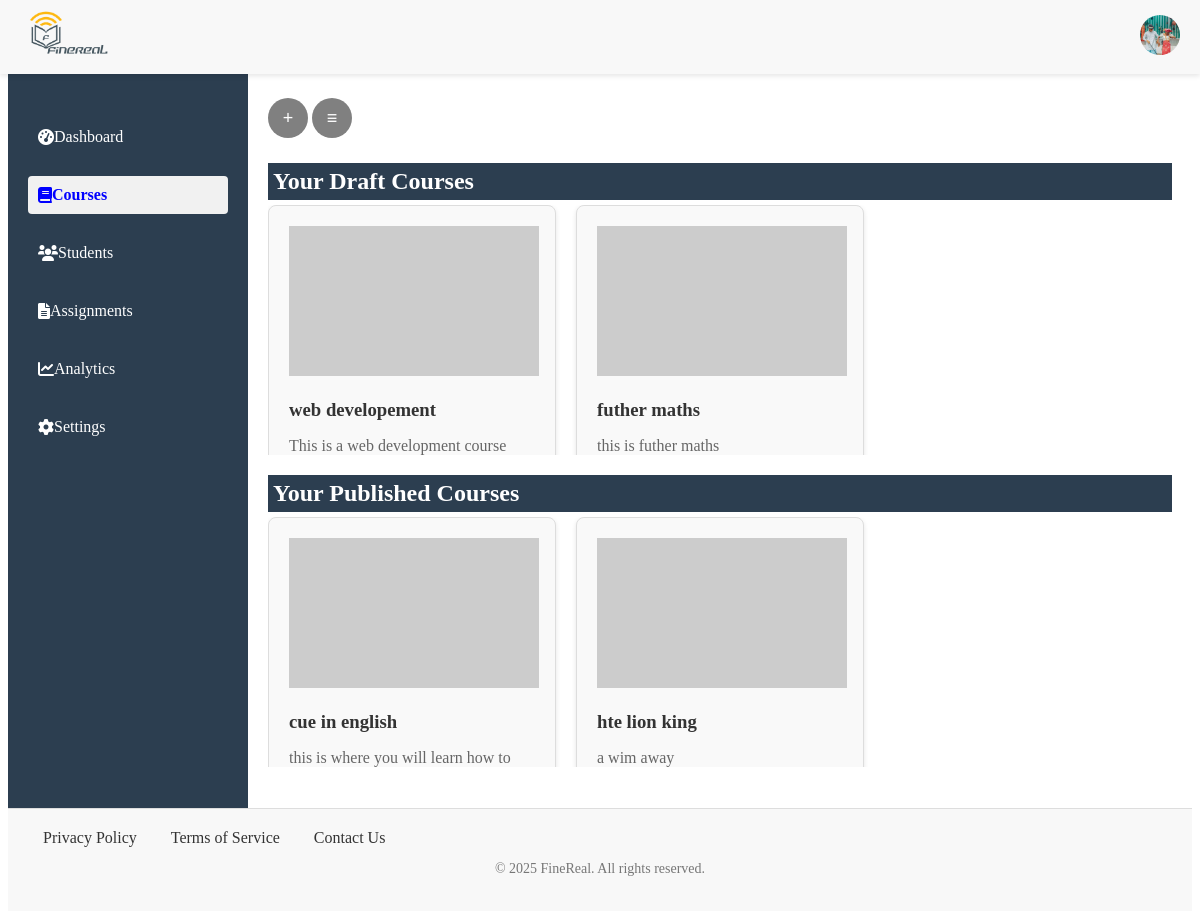
The page /course (signed in) on the database as committed earlier.
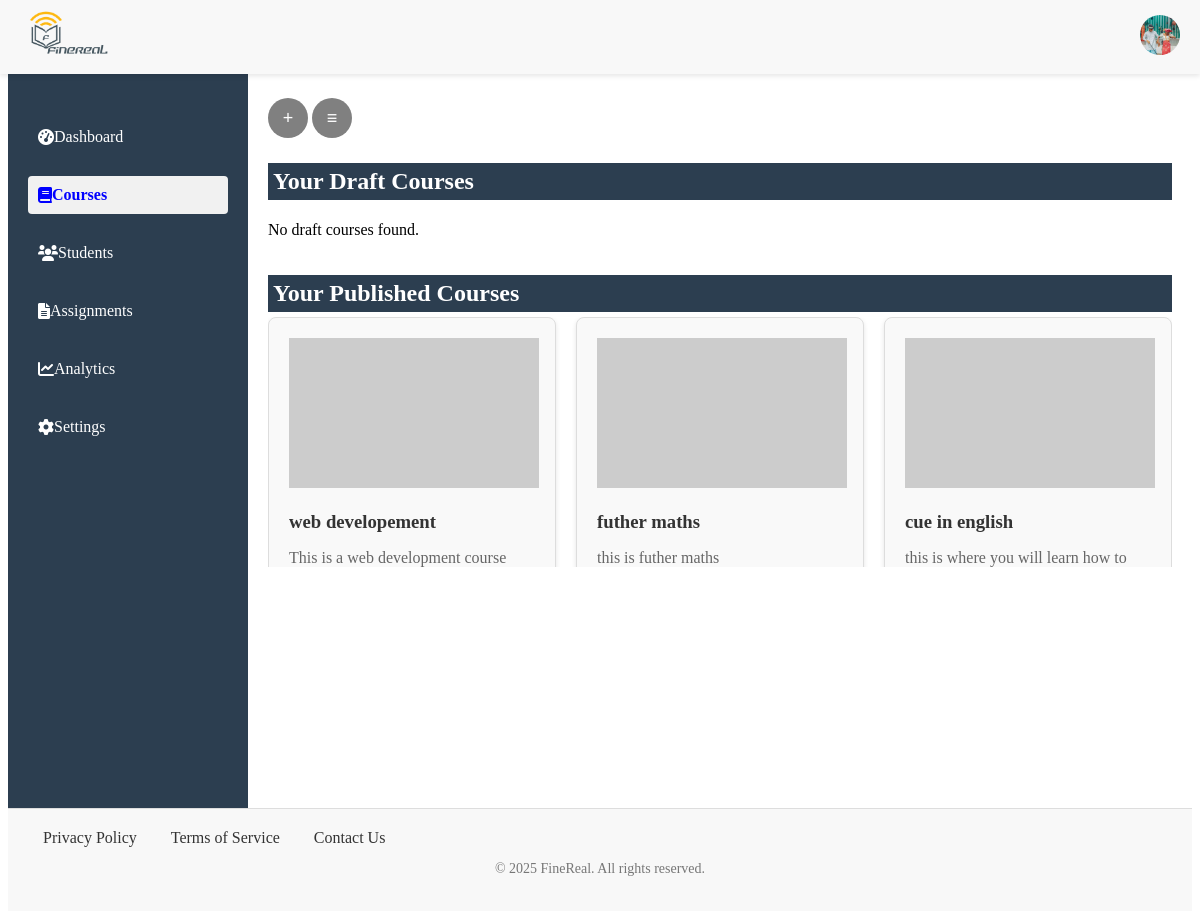
The same page on the database as committed later.
### app/models/course.py (models this page shows)
class Courses(BaseModel, db.Model):
    __tablename__ = 'courses'
    title = db.Column(db.String(255), nullable=False)
    description = db.Column(db.Text, nullable=False)
    category = db.Column(db.String(60))
    difficulty = db.Column(db.String(60), default="Beginner")
    prerequisite = db.Column(db.Text)
    status = db.Column(db.String(60))
    teacher_id = db.Column(db.Integer, db.ForeignKey('users.id'), nullable=False)
    modules = db.relationship('Modules', backref='courses', lazy=True, overlaps="modules_list")
    enrolled_students = db.relationship('Enrollments', backref='courses', lazy=True)

### app/routes/course.py (the view, shortened to what this page needs)
@app.route('/course', methods=['GET', 'POST'])
@login_required
def course():
    d_courses= draft_course()
    p_courses= published_course()
    a_courses= available_courses(current_user.id)
    courses= index_course()
    e_courses=get_courses_by_student(current_user.id)
    enrolled_status = {}
    for course in courses:
        enrolled_status[course.id] = is_user_enrolled_in_course(current_user.id, course.id)
    print(enrolled_status)
    return render_template('course.html',
                           user=current_user,
                           d_courses= d_courses,
                           p_courses=p_courses,
                           a_courses=a_courses,
                           courses= courses,
                           e_courses=e_courses,
                           enrolled_status=enrolled_status)

### app/models/user.py (called while the page is built)
@login_manager.user_loader
def load_user(user_id):
    return User.query.get(user_id)# PendingUser class and other functions...

### app/utils/course.py (called while the page is built)
def index_course():
    courses = Courses.query.filter_by(status="Published").all()
    return courses

def published_course():
    if current_user.is_authenticated:
        courses = Courses.query.filter_by(teacher_id=current_user.id, status='Published').all()
        return courses

def available_courses(user_id):
    all_courses = Courses.query.filter_by(status="Published").all()
    enrolled_courses = get_courses_by_student(user_id)
    available_courses = [course for course in all_courses if course not in enrolled_courses]
    return available_courses

def draft_course():
    if current_user.is_authenticated:
        courses = Courses.query.filter_by(teacher_id=current_user.id, status='Draft').all()
        return courses

def get_courses_by_student(user_id):
    enrollments = Enrollments.query.filter_by(user_id=user_id).all()
    courses = {enrollment.courses for enrollment in enrollments}
    return list(courses)

### app/templates/course.html (shortened to what this page needs)
{% extends 'base.html' %}
{% block content %}
<link rel="stylesheet" href="{{ url_for('static', filename='styles/course.css') }}">
<link rel="stylesheet" href="{{ url_for('static', filename='styles/modal_form.css') }}">
<link rel="stylesheet" href="{{ url_for('static', filename='styles/modal.css') }}">
{% if user.role == 'Teacher' %}
<button onclick="openModal()" class="open-btn">&plus;</button>
<button onclick="" class="manage-btn">&Congruent;</button>
<section class="courses">
    <div>
        <h1>Your Draft Courses</h1>
        <div class="draft-grid">
            {% if d_courses %}
                {% for course in d_courses %}
                    {% include 'includes/course_card.html' %}
                {% endfor %}
            {% else %}
                <p>No draft courses found.</p>
            {% endif %}
        </div>
    </div>
    <div>
        <h1>Your Published Courses</h1>
        <div class="published-grid">
            {% if p_courses %}
                {% for course in p_courses %}
                    {% include 'includes/course_card.html' %}
                {% endfor %}
            {% else %}
                <p>You haven't published any course yet.</p>
            {% endif %}
        </div>
    </div>
</section>
{% endif %}
{% endblock %}

### app/templates/includes/course_card.html (shortened to what this page needs)
<link rel="stylesheet" href="{{ url_for('static', filename='styles/course.css') }}">
<div class="course-card" id="course-{{ course.id }}">
    <img src="https://via.placeholder.com/250x150" alt="course-image" class="course-image">
    <h3>{{ course.title }}</h3>
    <p>{{ course.description }}</p>
</div>

Rows that differ between the two databases and show on the page:
no longer on this page (row unchanged): Courses: title "hte lion king", description "a wim away", shown under "Your Published Courses"
changed Courses "web developement": moves from the list under "Your Draft Courses" to the list under "Your Published Courses"
changed Courses "futher maths": moves from the list under "Your Draft Courses" to the list under "Your Published Courses"
Other text that changed with them:
text now shown: "No draft courses found."
